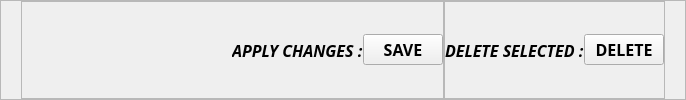
         <widget class="QFrame" name="footer_frame">
          <property name="frameShape">
           <enum>QFrame::StyledPanel</enum>
          </property>
          <property name="frameShadow">
           <enum>QFrame::Raised</enum>
          </property>
          <layout class="QHBoxLayout" name="horizontalLayout_19">
           <property name="spacing">
            <number>0</number>
           </property>
           <property name="leftMargin">
            <number>20</number>
           </property>
           <property name="topMargin">
            <number>0</number>
           </property>
           <property name="rightMargin">
            <number>20</number>
           </property>
           <property name="bottomMargin">
            <number>0</number>
           </property>
           <item alignment="Qt::AlignLeft">
            <widget class="QFrame" name="frm_apply_changes">
             <property name="frameShape">
              <enum>QFrame::StyledPanel</enum>
             </property>
             <property name="frameShadow">
              <enum>QFrame::Raised</enum>
             </property>
             <layout class="QHBoxLayout" name="horizontalLayout_22">
              <property name="spacing">
               <number>0</number>
              </property>
              <property name="leftMargin">
               <number>0</number>
              </property>
              <property name="topMargin">
               <number>0</number>
              </property>
              <property name="rightMargin">
               <number>0</number>
              </property>
              <property name="bottomMargin">
               <number>0</number>
              </property>
              <item>
               <spacer name="horizontalSpacer">
                <property name="orientation">
                 <enum>Qt::Horizontal</enum>
                </property>
                <property name="sizeHint" stdset="0">
                 <size>
                  <width>210</width>
                  <height>20</height>
                 </size>
                </property>
               </spacer>
              </item>
              <item>
               <widget class="QLabel" name="lbl_apply">
                <property name="font">
                 <font>
                  <family>Segoe UI Black</family>
                  <pointsize>12</pointsize>
                  <weight>75</weight>
                  <italic>true</italic>
                  <bold>true</bold>
                 </font>
                </property>
                <property name="text">
                 <string>APPLY CHANGES :</string>
                </property>
                <property name="margin">
                 <number>5</number>
                </property>
               </widget>
              </item>
              <item>
               <widget class="QPushButton" name="btn_save_all_data">
                <property name="font">
                 <font>
                  <family>Segoe UI Black</family>
                  <pointsize>12</pointsize>
                  <weight>75</weight>
                  <italic>false</italic>
                  <bold>true</bold>
                  <underline>false</underline>
                 </font>
                </property>
                <property name="text">
                 <string>SAVE</string>
                </property>
               </widget>
              </item>
             </layout>
            </widget>
           </item>
           <item alignment="Qt::AlignLeft">
            <widget class="QFrame" name="frm_delete_select">
             <property name="frameShape">
              <enum>QFrame::StyledPanel</enum>
             </property>
             <property name="frameShadow">
              <enum>QFrame::Raised</enum>
             </property>
             <layout class="QHBoxLayout" name="horizontalLayout_23">
              <property name="spacing">
               <number>0</number>
              </property>
              <property name="leftMargin">
               <number>0</number>
              </property>
              <property name="topMargin">
               <number>0</number>
              </property>
              <property name="rightMargin">
               <number>0</number>
              </property>
              <property name="bottomMargin">
               <number>0</number>
              </property>
              <item>
               <widget class="QLabel" name="label_3">
                <property name="font">
                 <font>
                  <family>Segoe UI Black</family>
                  <pointsize>12</pointsize>
                  <weight>75</weight>
                  <italic>true</italic>
                  <bold>true</bold>
                 </font>
                </property>
                <property name="text">
                 <string>DELETE SELECTED :</string>
                </property>
               </widget>
              </item>
              <item>
               <widget class="QPushButton" name="pushButton">
                <property name="font">
                 <font>
                  <family>Segoe UI Black</family>
                  <pointsize>12</pointsize>
                  <weight>75</weight>
                  <bold>true</bold>
                 </font>
                </property>
                <property name="text">
                 <string>DELETE</string>
                </property>
               </widget>
              </item>
             </layout>
            </widget>
           </item>
          </layout>
         </widget>
